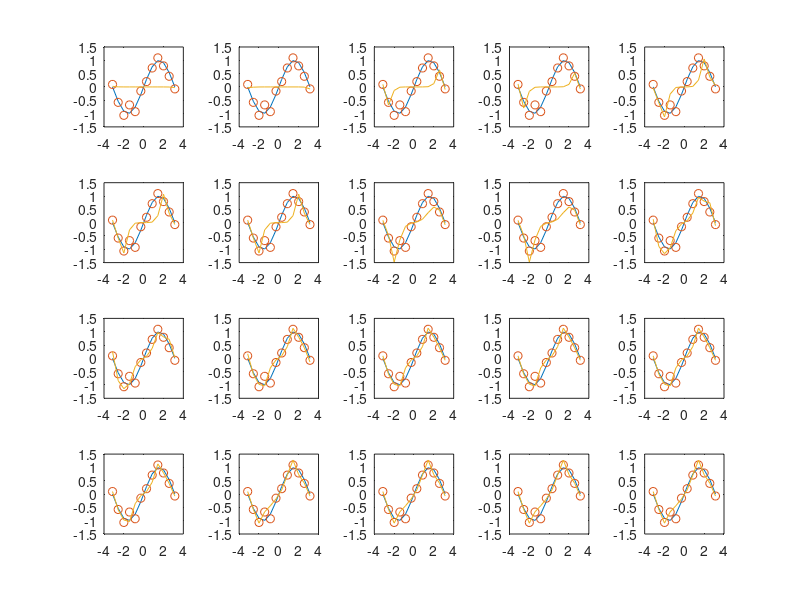
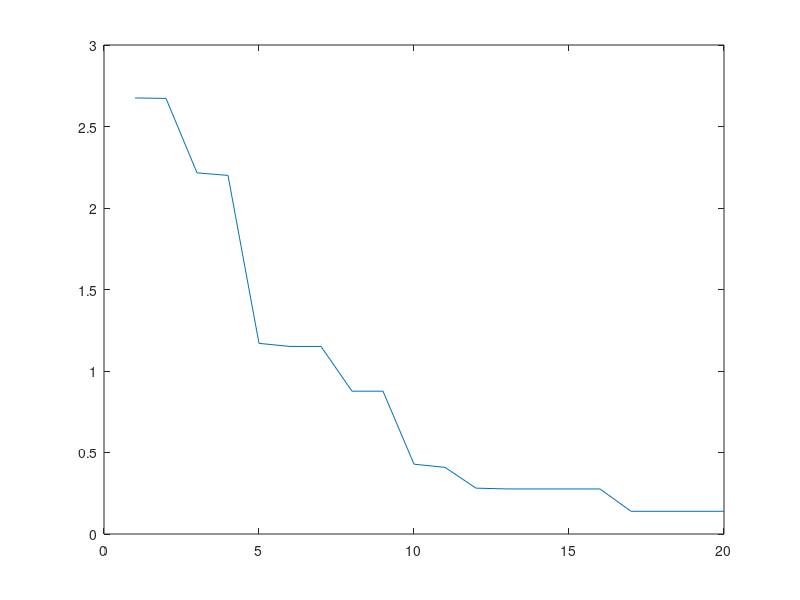

Write MATLAB code to recreate these figures, in order.
format long
X=linspace(-pi,pi,12);
X=X';
y=sin(X);
R=normrnd(0,0.1,12,1);
Y=y+R;
W=zeros(12,1);
lam=exp(-18);
k=1;
A=zeros(12,12);
    for i = 1:(12)
    A(:,i)=X.^(i-1);
    end
Q=A'*A;
b=A'*Y-lam*eye(12)*W;
r0=b-Q*W;
d=[];
r=[];
d(:,1)=r0;
r(:,1)=r0;
a=[];
err=[];
while true
    a(k)=(r(:,k)'*r(:,k))/(d(:,k)'*Q*d(:,k));
    W=W+a(k)*d(:,k);
    r(:,k+1)=r(:,k)-a(k)*Q*d(:,k);
    beta=(r(:,k+1)'*r(:,k+1))/(r(:,k)'*r(:,k));
    d(:,k+1)=r(:,k+1)+beta*d(:,k);
    figure(1);
    subplot(4,5,k);
    plot(X,y)
    hold on
    plot(X,Y,'o')
    y2=A*W;
    hold on
    plot(X,y2)
    err(k)=0.5*sum((y2-Y).^2)+0.5*lam*(W'*W);
    k=k+1;
    if k>20
        break;
    end
end
err
e1=1:1:20;
figure(2);
plot(e1,err);




